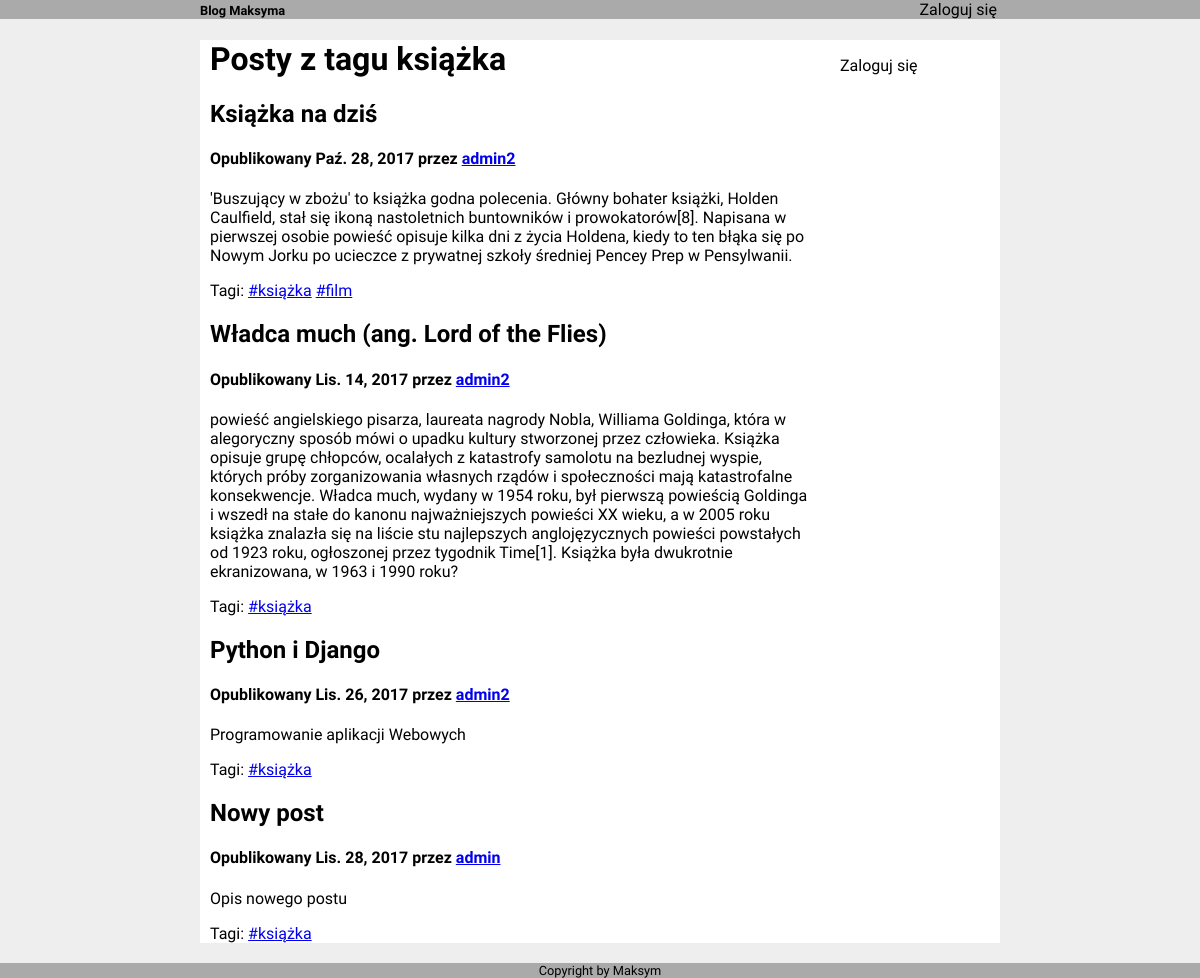
/tag/książka/, run on the app's committed database.
### blog/models.py (models this page shows, shortened)
class Tag(models.Model):
	name = models.CharField(max_length=200)

class Post(models.Model):
	title  = models.CharField(max_length=200)
	content = models.CharField(max_length=10000)
	publish_date = models.DateField()
	edit_date	= models.DateField(null=True)
	user = models.ForeignKey(User)
	class Meta:
		ordering = ['-publish_date']

### blog/views.py (called while the page is built)
def tag_view(request, name):
	tag = Tag.objects.get(name=name)
	posts = [ptt.post for ptt in PostToTag.objects.filter(tag=tag)]
	for post in posts:
		post.tags = []
	ptts = PostToTag.objects.all()
	for ptt in ptts:
		for post in posts:
			if ptt.post == post:
				post.tags.append(ptt.tag)
	context = {
		'posts' : posts,
		'tagname' : tag.name
	}
	return render(request, 'blog/tag_view.html', context)

### blog/templates/blog/tag_view.html
{% extends 'blog/base.html' %}
{% block content %}
	<h1>Posty z tagu {{ tagname }}</h1>
	{% for post in posts %}
		<div>
			<h2>{{ post.title }}</h2>
			<h4>Opublikowany  {{ post.publish_date }}
	 			przez <a href="{% url 'user_name' post.user.username %}">{{ post.user.username }}</h4></a>
			<p> {{ post.content }}</p>
			<p> Tagi:
				{% for tag in post.tags %}
					<a href="{% url 'tag_view' tag.name %}">#{{ tag.name }}</a>
				{% endfor %}
			</p>
		</div>
	{% endfor %}
{% endblock %}

### blog/static/blog/style.css (style rules this page uses)
body { margin: 0; background-color: #eee; font-family: 'Raleway'; }
#topmenu, #headerText, ul, { display: inline-block; }

### data on the page
Tag: name "książka"
Post: title "Książka na dziś", publish_date "Paź. 28, 2017", user.username "admin2", content "'Buszujący w zbożu' to książka godna polecenia. Główny bohater książki, Holden Caulfield, stał się ikoną nastoletnich buntowników i prowokatorów[8]. Napisana w pierwszej osobie powieść opisuje kilka dni z życia Holdena, kiedy to ten błąka się po Nowym Jorku po ucieczce z prywatnej szkoły średniej Pencey Prep w Pensylwanii."
Tag: name "film"
Post: title "Władca much (ang. Lord of the Flies)", publish_date "Lis. 14, 2017", user.username "admin2", content "powieść angielskiego pisarza, laureata nagrody Nobla, Williama Goldinga, która w alegoryczny sposób mówi o upadku kultury stworzonej przez człowieka. Książka opisuje grupę chłopców, ocalałych z katastrofy samolotu na bezludnej wyspie, których próby zorganizowania własnych rządów i społeczności mają katastrofalne konsekwencje. Władca much, wydany w 1954 roku, był pierwszą powieścią Goldinga i wszedł na stałe do kanonu najważniejszych powieści XX wieku, a w 2005 roku książka znalazła się na liście stu najlepszych anglojęzycznych powieści powstałych od 1923 roku, ogłoszonej przez tygodnik Time[1]. Książka była dwukrotnie ekranizowana, w 1963 i 1990 roku?"
Post: title "Python i Django", publish_date "Lis. 26, 2017", user.username "admin2", content "Programowanie aplikacji Webowych"
Post: title "Nowy post", publish_date "Lis. 28, 2017", user.username "admin", content "Opis nowego postu"
